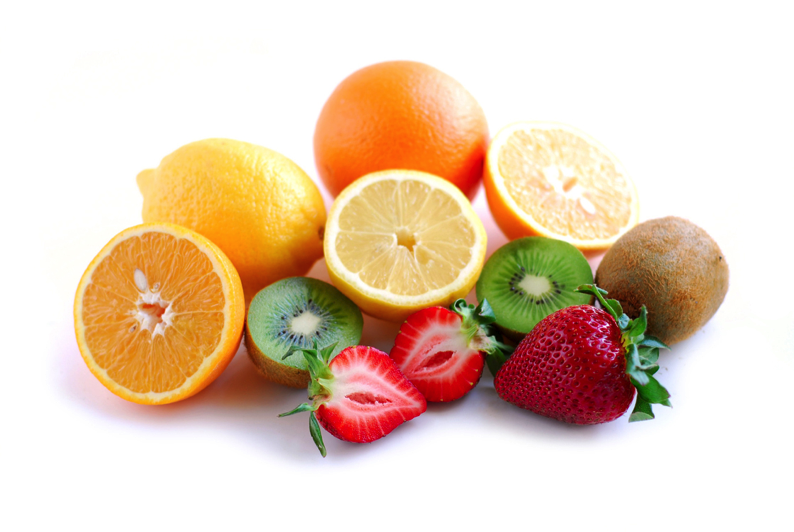
%> input picture octave/images/fruit.png, 794 x 532 px
$ octave WellKnownGradients.m   (GNU Octave 9; MATLAB toolbox functions it lacks are replaced by stand-ins)
%> lines starting %> are read from the running program, lines starting %| are printed output that depends on the picture
pkg load image;
%load image
img = imread('images/fruit.png');
%> img is the input picture: size 532x794x3 uint8; mean R, G, B 230, 207.1, 185.3
imshow(rgb2gray(img));
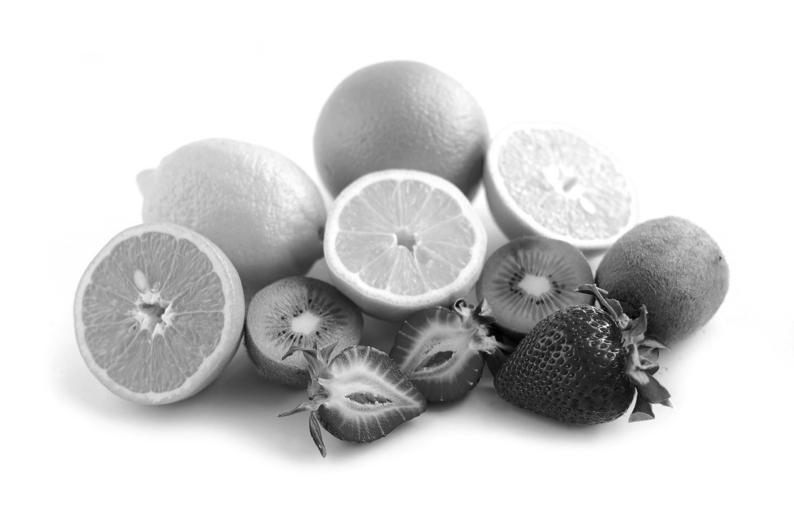
%> displayed picture: size 532x794, on the screen's scale of 0 to 255; min 0, max 255, mean 211.5
pause();

%create a sobel filter
filter_size = 11;
filter_sigma = 2;
filter = fspecial('Sobel');

%apply sobel filter in horizontal direction
smoothed = rgb2gray(imfilter(double(img), filter));
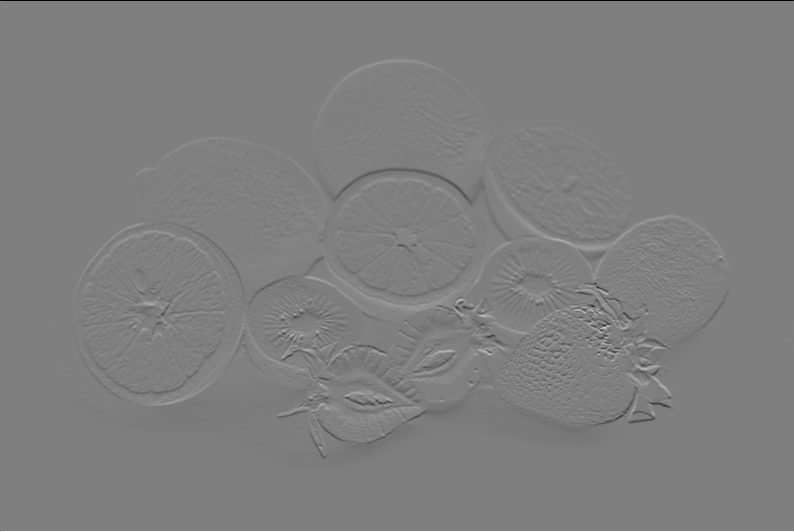
%> smoothed: size 532x794 double; min -1020, max 1020, mean 0; drawn with min black and max white
%imshow(smoothed);
colormap('gray'),imagesc(smoothed);
disp("sobel horizontal");
pause();

%apply sobel filter in vertical direction
smoothed = rgb2gray(imfilter(double(img), filter'));
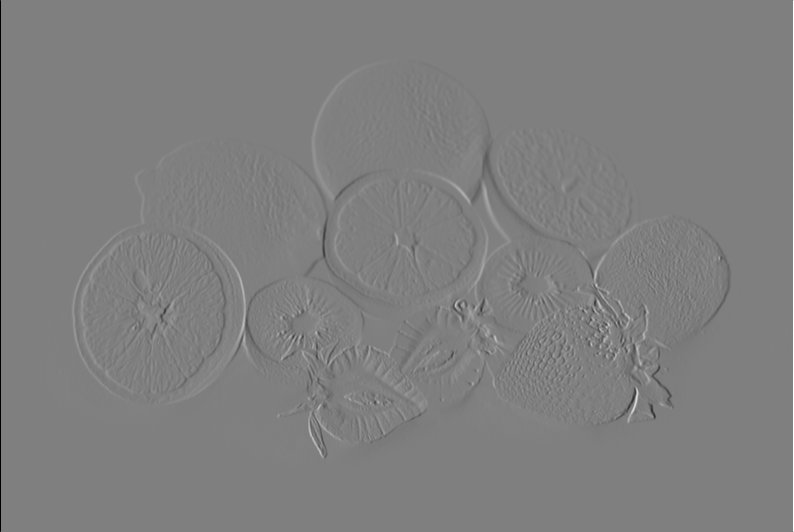
%> smoothed: size 532x794 double; min -1020, max 1020, mean 0; mean of the top-left, top-right, bottom-left and bottom-right quarters -1.4, 1.4, -0.8, 0.8; drawn with min black and max white
%imshow(smoothed);
imagesc(smoothed);
disp("sobel vertical");
pause();


%prewitt
filter = fspecial('Prewitt');

%apply sobel filter in horizontal direction
smoothed = rgb2gray(imfilter(double(img), filter));
%imshow(smoothed);
colormap('gray'),imagesc(smoothed);
disp("prewitt horizontal");
pause();

%apply sobel filter in vertical direction
smoothed = rgb2gray(imfilter(double(img), filter'));
%imshow(smoothed);
imagesc(smoothed);
disp("prewitt vertical");
pause();

% [17 lines of commented-out code are left out]
